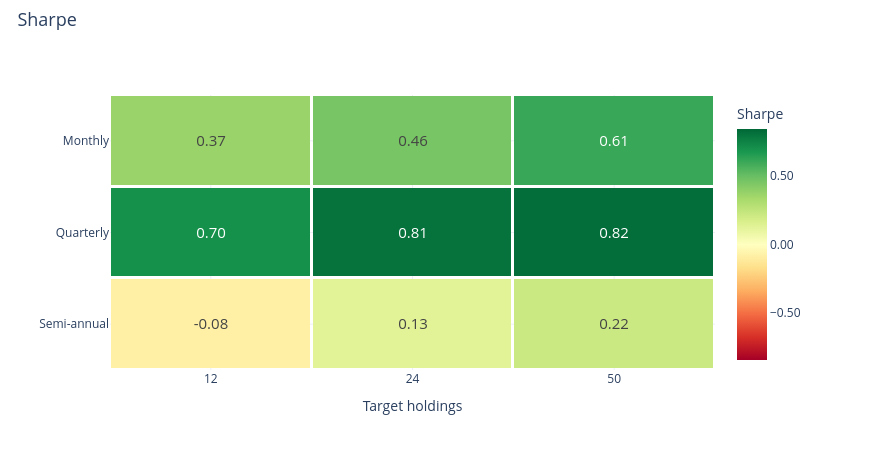

Notebook source saved alongside this figure:
### Markdown cell above
### Sharpe ratio

### Code cell
research.heatmap('sharpe')

### Figure 1 — Plotly figure (JSON) as saved in the notebook; plotly's stock layout.template omitted (floating-point values rounded to 4 significant figures)
{"data": [{"colorbar": {"tickformat": ".2f", "title": {"text": "Sharpe"}}, "colorscale": [[0.0, "rgb(165,0,38)"], [0.1, "rgb(215,48,39)"], [0.2, "rgb(244,109,67)"], [0.3, "rgb(253,174,97)"], [0.4, "rgb(254,224,139)"], [0.5, "rgb(255,255,191)"], [0.6, "rgb(217,239,139)"], [0.7, "rgb(166,217,106)"], [0.8, "rgb(102,189,99)"], [0.9, "rgb(26,152,80)"], [1.0, "rgb(0,104,55)"]], "text": [["0.37", "0.46", "0.61"], ["0.70", "0.81", "0.82"], ["-0.08", "0.13", "0.22"]], "textfont": {"size": 15}, "texttemplate": "%{text}", "type": "heatmap", "x": ["12", "24", "50"], "xgap": 3, "y": ["Monthly", "Quarterly", "Semi-annual"], "ygap": 3, "z": [[0.3719, 0.4585, 0.6077], [0.6992, 0.8057, 0.8209], [-0.08259, 0.1283, 0.2156]], "zmax": 0.8422, "zmid": 0.0, "zmin": -0.8422}], "layout": {"height": 450, "hovermode": "closest", "legend": {"font": {"size": 12}, "itemclick": "toggle", "itemdoubleclick": "toggleothers", "x": 1.025, "y": 1}, "margin": {"b": 80, "l": 110, "r": 155, "t": 95}, "title": {"font": {"size": 18}, "text": "Sharpe", "x": 0.02, "y": 0.97}, "width": 870, "xaxis": {"title": {"text": "Target holdings"}}, "yaxis": {"autorange": "reversed"}}}
